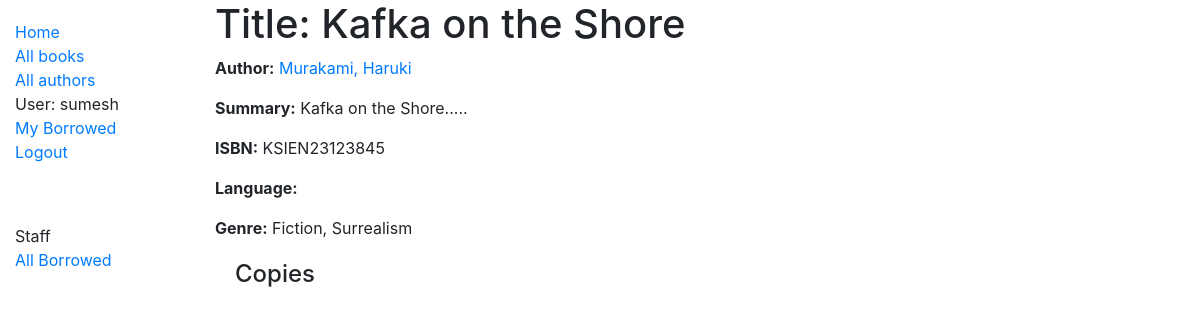
The app's page /catalog/books/1 (signed in) with its own data.
### catalog/models.py (models this page shows, shortened)
class Book(models.Model):
    title = models.CharField(max_length=200)
    author = models.ForeignKey('Author',on_delete=models.SET_NULL,null=True)
    summary = models.TextField(max_length=1000,help_text='Enter a brief description of the book')
    isbn = models.CharField('ISBN',max_length=13,help_text='Enter the 13 digit ISBN')
    genre = models.ManyToManyField(Genre,help_text='Select a genre for this book')
    def display_genre(self):
        """Creates a string for Genre. This is required to display genre in Admin"""
        return ', '.join(genre.name for genre in self.genre.all()[:3])
    display_genre.short_description ='Genre'

class Author(models.Model):
    first_name = models.CharField(max_length=100)
    last_name = models.CharField(max_length=100)
    date_of_birth = models.DateField(null=True,blank=True)
    date_of_death = models.DateField('Died',null=True,blank=True)
    class Meta:
        ordering = ['last_name','first_name']
        permissions = (("can_create_author", "create author"),("can_edit_author", "edit author"),("can_delete_author", "delete author"))
    def __str__(self):
        return f"{self.last_name}, {self.first_name}"

class Genre(models.Model):
    name = models.CharField(max_length=200,help_text='Enter a book genre')
    def __str__(self):
        return self.name

### catalog/views.py (the view)
# urls.py: path('books/<int:pk>',views.BookDetailView.as_view(), name='book-detail'),
class BookDetailView(generic.DetailView):
    model=Book

### catalog/templates/catalog/book_detail.html (shortened to what this page needs)
{% extends "base_generic.html" %}
{% block content %}
  <h1>Title: {{ book.title }}</h1>
  <p><strong>Author:</strong> <a href="">{{ book.author }}</a></p>
  <p><strong>Summary:</strong> {{ book.summary }}</p>
  <p><strong>ISBN:</strong> {{ book.isbn }}</p>
  <p><strong>Language:</strong> {{ book.language }}</p>
  <p><strong>Genre:</strong> {{ book.genre.all|join:", " }}</p>
  <div style="margin-left:20px;margin-top:20px">
    <h4>Copies</h4>
  </div>
{% endblock %}

### catalog/templates/base_generic.html (shortened to what this page needs)
<!DOCTYPE html>
<html lang="en">
<head>
  <link rel="stylesheet" href="https://stackpath.bootstrapcdn.com/bootstrap/4.1.3/css/bootstrap.min.css">
  {% load static %}
  <link rel="stylesheet" href="{% static 'css/styles.css' %}">
</head>
<body>
  <div class="container-fluid">
    <div class="row">
      <div class="col-sm-2">
      {% block sidebar %}
        <ul class="sidebar-nav">
          <li><a href="{% url 'index' %}">Home</a></li>
          <li><a href="{% url 'books' %}">All books</a></li>
          <li><a href="{% url 'authors' %}">All authors</a></li>
          {% if user.is_authenticated %}
          <li>User: {{ user.get_username }}</li>
          <li><a href="{% url 'my-borrowed' %}">My Borrowed</a></li>
          <li><a href="{% url 'logout'%}?next={{request.path}}">Logout</a></li>
        {% else %}
          <li><a href="{% url 'login'%}?next={{request.path}}">Login</a></li>
        {% endif %}
        </ul>
        <br>
        <ul class="sidebar-nav">
          {% if user.is_staff %}
           <li> Staff </li>
          {% endif %}
          {% if perms.catalog.can_mark_returned %}
          <li><a href="{% url 'all-borrowed' %}">All Borrowed </a> </li>
          {% endif %}
        </ul>
     {% endblock %}
      </div>
      <div class="col-sm-10 ">{% block content %}{% endblock %}
      </div>
    </div>
  </div>
</body>
</html>

### catalog/static/css/styles.css (style rules this page uses)
.sidebar-nav { margin-top: 20px; padding: 0; list-style: none; }

### records on screen
Book: title "Kafka on the Shore", author "Murakami, Haruki", summary "Kafka on the Shore.....", isbn "KSIEN23123845", genre.all "Fiction, Surrealism"

### other values on screen
{{ user.get_username }} "sumesh"
